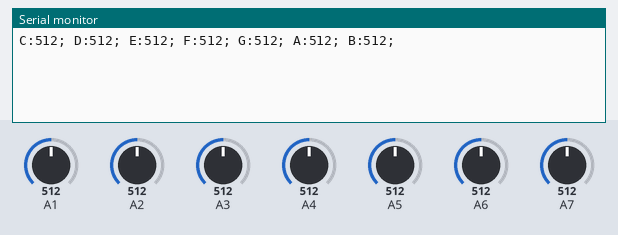
This sketch was run on a simulated Arduino Uno, built with avr-gcc and run on an emulated ATmega328P. On the bench: the last lines printed to the serial monitor. The test bench sets the inputs (shaded band); at power-on: A1 = 512, A2 = 512, A3 = 512, A4 = 512, A5 = 512, A6 = 512, A7 = 512.

Above: at 1.2 s.
1.3 s: A1 set to 1010
At 2.2 s:
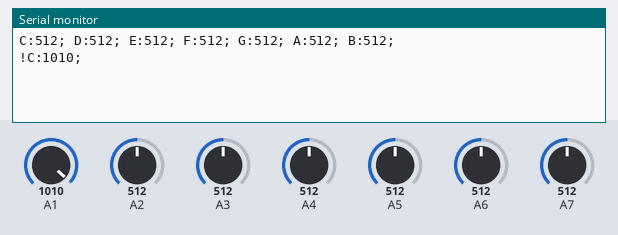
2.8 s: A2 set to 1010
At 3.8 s:
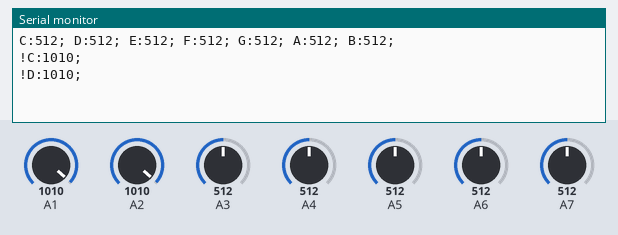
4.3 s: A3 set to 1010
At 5.4 s:
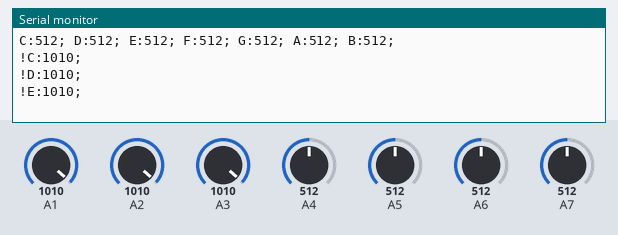
5.8 s: A4 set to 1010
At 7.0 s:
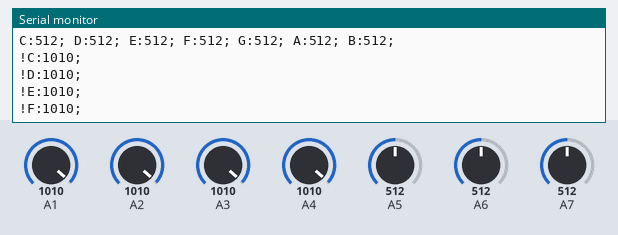
7.3 s: A5 set to 1010
At 8.5 s:
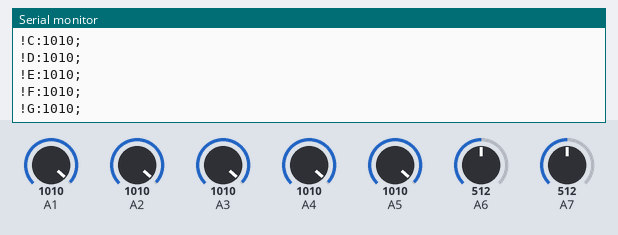
8.8 s: A6 set to 1010
At 10.1 s:
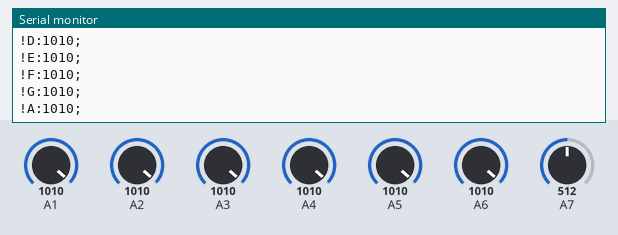

The sketch:

Keyboard.ino
```cpp
/* что на что меняем. не занимает места.
    можно поменять
*/
//#define pin_1 1
//#define pin_2 2
//#define pin_3 3
//#define pin_4 4
//#define pin_5 5
//#define pin_6 6
//#define pin_7 7

int val;
bool isPress[7];
bool flag_threshold = true;

String outPackage;
char note[7] = {'C', 'D', 'E', 'F', 'G', 'A', 'B'};
int threshold = 1000;

void setup() {
  //открытие порта со скоростью 9600 бод
  Serial.begin(9600);


}

void loop() {
  if (Serial.available()>0 && flag_threshold){
    threshold = Serial.parseInt();
    Serial.print("Init threshold: ");Serial.println(threshold);
    flag_threshold = false;
  }

  for (int i=0; i<=6; i++){
    val = analogRead(i+1);
    if (val  < threshold) {
      if (!isPress[i]){
        outPackage += (String) note[i] + ":" + String(val) + ';' + ' ';
        isPress[i] = true;
      }
    } else {
      if (isPress[i]){
        outPackage += (String) '!' + note[i] + ':' + String(val) + ';' + ' ';
        isPress[i] = false;
      }
    }
  }
  if (outPackage != "") {
    Serial.println(outPackage);
  }
  outPackage = "";
  delay(100);

}
```

Measured:
- after the input at 1.3 s, the serial monitor: prints a new line at once (image 1)
- after the input at 2.8 s, the serial monitor: prints a new line at once (image 2)
- after the input at 4.3 s, the serial monitor: prints a new line at once (image 3)
- after the input at 5.8 s, the serial monitor: prints a new line after 0.05 s (image 4)
- after the input at 7.3 s, the serial monitor: prints a new line after 0.06 s (image 5)
- after the input at 8.8 s, the serial monitor: prints a new line after 0.08 s (image 6)
